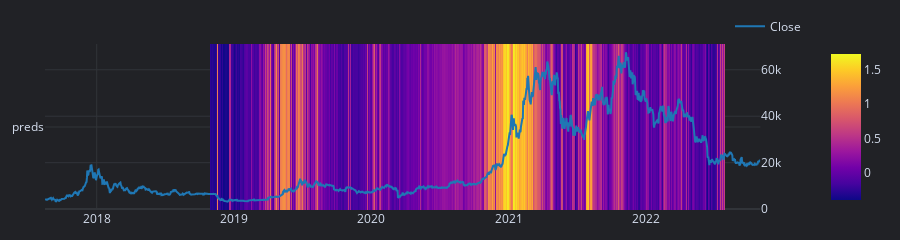

Notebook code for this chart:
### Code cell
data.close.vbt.overlay_with_heatmap(test_preds).show()

### Figure 1 — Plotly figure (JSON) as saved in the notebook; plotly's stock layout.template omitted (floating-point values rounded to 4 significant figures; data arrays with more than 128 entries replaced by an {"elided": "..."} marker saying what was removed)
{"data": [{"colorscale": [[0, "#0d0887"], [0.1111, "#46039f"], [0.2222, "#7201a8"], [0.3333, "#9c179e"], [0.4444, "#bd3786"], [0.5556, "#d8576b"], [0.6667, "#ed7953"], [0.7778, "#fb9f3a"], [0.8889, "#fdca26"], [1, "#f0f921"]], "hoverongaps": false, "type": "heatmap", "uid": "1c123ad9-8d4d-456f-9c7c-9c0ce1eaf329", "x": {"elided": "1902 str values"}, "y": ["preds"], "z": {"elided": "1x1902 float values"}}, {"line": {"color": "#1f77b4"}, "mode": "lines", "name": "Close", "showlegend": true, "type": "scatter", "uid": "972c9ffe-19a8-4802-8f9c-e8da301d057b", "x": {"elided": "1902 str values"}, "xaxis": "x", "y": {"elided": "1902 float values"}, "yaxis": "y2"}], "layout": {"height": 200, "legend": {"orientation": "h", "traceorder": "normal", "x": 1, "xanchor": "right", "y": 1.02, "yanchor": "bottom"}, "margin": {"b": 30, "l": 30, "r": 30, "t": 30}, "width": 900, "xaxis": {"anchor": "y", "domain": [0, 0.94]}, "yaxis": {"anchor": "x", "domain": [0, 1], "type": "category"}, "yaxis2": {"anchor": "x", "overlaying": "y", "side": "right"}}}
